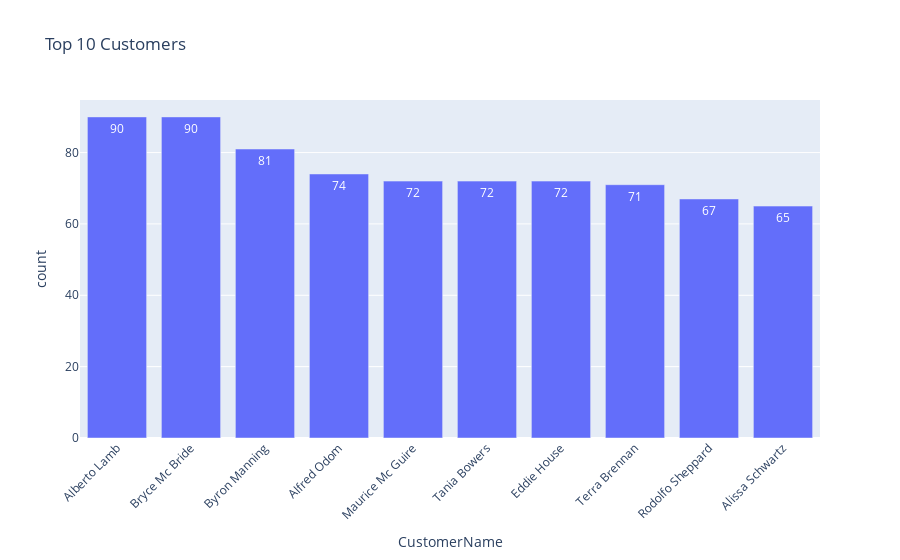

Notebook cell for this chart:
### Code cell
fig = px.bar(
    dfcus.head(10),
    x="CustomerName",
    y='count',
    title="Top 10 Customers",
    text='count'
)

fig.update_layout(xaxis_tickangle=-45)

fig.show()

### Figure 1 — Plotly figure (JSON) as saved in the notebook; plotly's stock layout.template omitted (floating-point values rounded to 4 significant figures)
{"data": [{"hovertemplate": "CustomerName=%{x}<br>count=%{text}<extra></extra>", "legendgroup": "", "marker": {"color": "#636efa", "pattern": {"shape": ""}}, "name": "", "orientation": "v", "showlegend": false, "text": [90.0, 90.0, 81.0, 74.0, 72.0, 72.0, 72.0, 71.0, 67.0, 65.0], "textposition": "auto", "type": "bar", "x": ["Alberto Lamb", "Bryce Mc Bride", "Byron Manning", "Alfred Odom", "Maurice Mc Guire", "Tania Bowers", "Eddie House", "Terra Brennan", "Rodolfo Sheppard", "Alissa Schwartz"], "xaxis": "x", "y": [90, 90, 81, 74, 72, 72, 72, 71, 67, 65], "yaxis": "y"}], "layout": {"barmode": "relative", "legend": {"tracegroupgap": 0}, "title": {"text": "Top 10 Customers"}, "xaxis": {"anchor": "y", "domain": [0, 1], "tickangle": -45, "title": {"text": "CustomerName"}}, "yaxis": {"anchor": "x", "domain": [0, 1], "title": {"text": "count"}}}}
